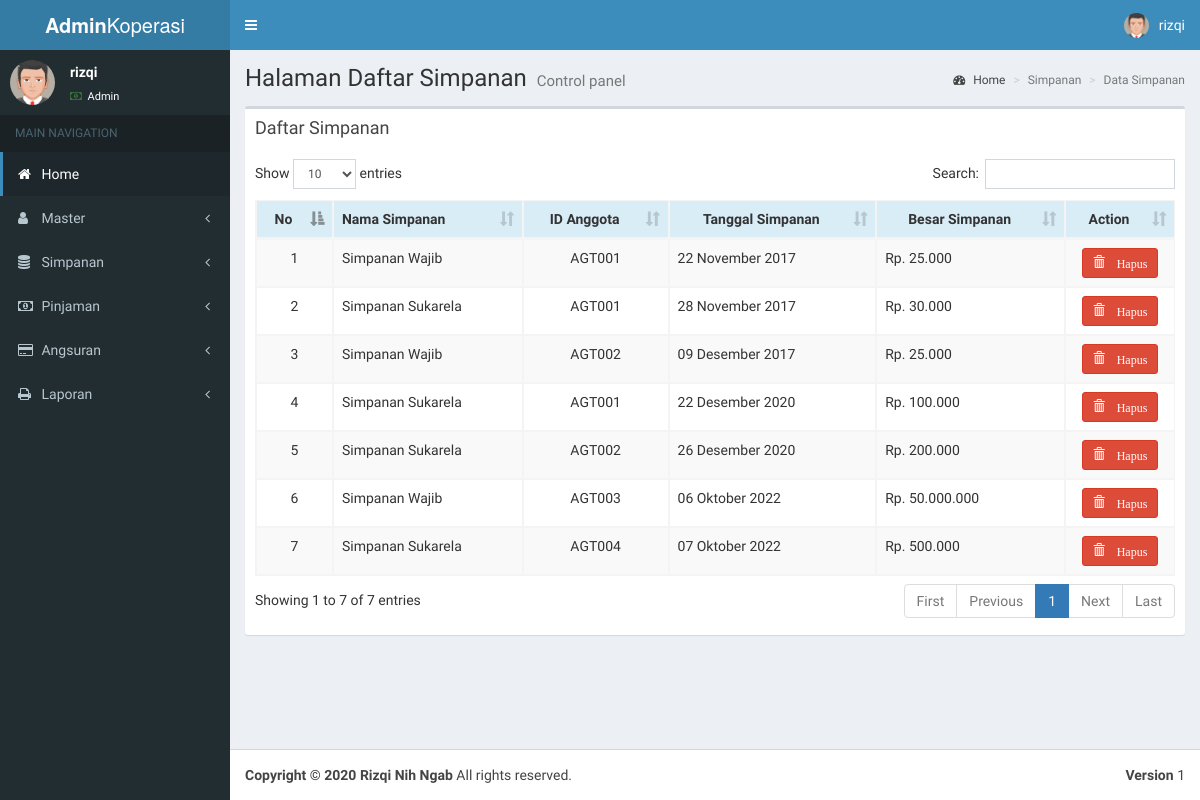
The app's page /page-simpanan.php (signed in), older data.
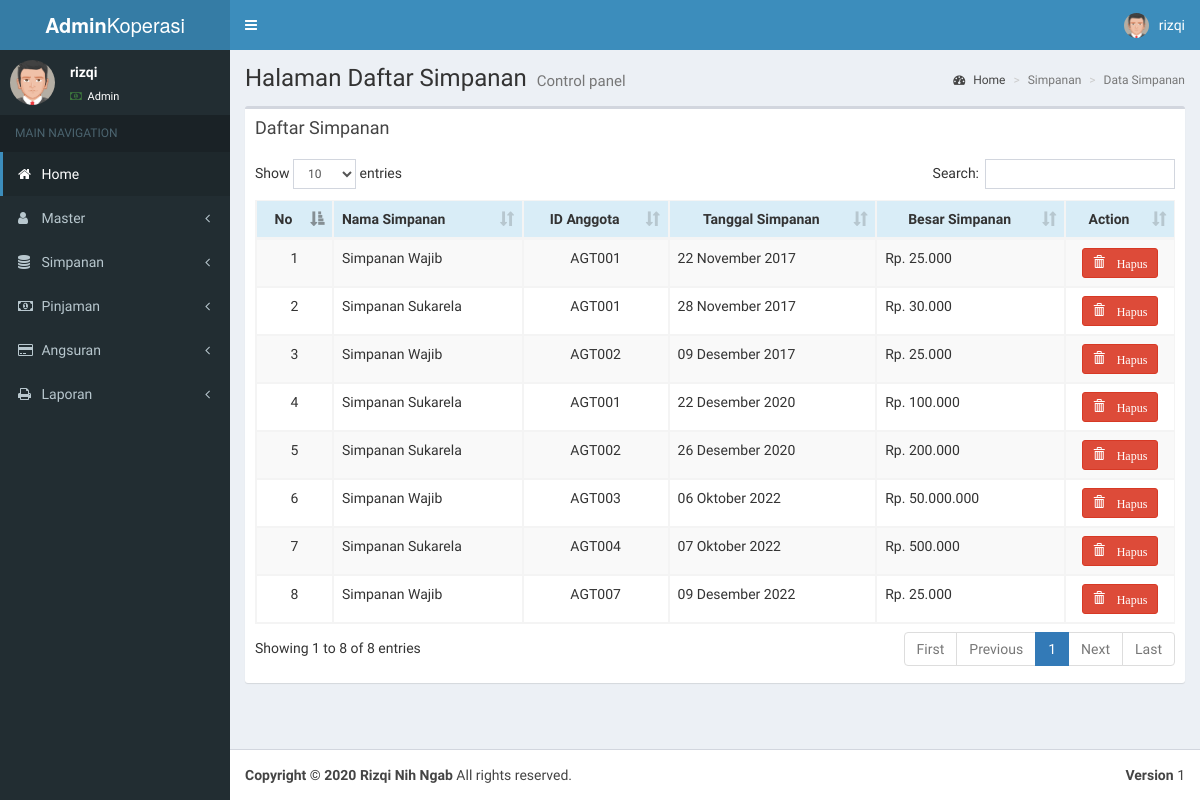
The same page, newer data.
### tables this page shows
CREATE TABLE `simpanan` (
  `id_simpanan` int NOT NULL,
  `nm_simpanan` varchar(20) DEFAULT NULL,
  `id_anggota` varchar(11) DEFAULT NULL,
  `tgl_simpanan` date DEFAULT NULL,
  `besar_simpanan` bigint DEFAULT NULL,
  `ket_simpanan` text,
  `bln` varchar(2) NOT NULL
);

### funct.php (called while the page is built)
<?php
function numberrupiah($values)
{
	$format_angka = number_format($values, "0", ",", ".");
	return "Rp".'. '.$format_angka;
}
function TanggalIndo($date){
	$BulanIndo = array("Januari", "Februari", "Maret", "April", "Mei", "Juni", "Juli", "Agustus", "September", "Oktober", "November", "Desember");
	$tahun = substr($date, 0, 4);
	$bulan = substr($date, 5, 2);
	$tgl   = substr($date, 8, 2);
	$result = $tgl . " " . $BulanIndo[(int)$bulan-1] . " ". $tahun;
	return($result);
}
?>

### main-simpanan.php (the view, shortened to what this page needs)
<?php include 'koneksi.php';
include 'funct.php';
?>
<div class="content-wrapper">
  <section class="content-header">
    <h1>
      Halaman Daftar Simpanan
      <small>Control panel</small>
    </h1>
    <ol class="breadcrumb">
      <li><a href="index.php"><i class="fa fa-dashboard"></i> Home</a></li>
      <li class="active">Simpanan</li>
      <li class="active">Data Simpanan</li>
    </ol>
  </section>
  <section class="content">
    <div class="box">
      <div class="box-header">
        <h3 class="box-title">Daftar Simpanan</h3>
      </div>
      <div class="box-body">
        <?php
        $sql = mysqli_query($conn, "SELECT * FROM simpanan WHERE NOT nm_simpanan = 'Simpanan Pokok'");
        ?>
        <table id="dataTable" class="table table-bordered table-striped">
          <thead>
            <tr class="info">
              <th>
                <center>No</center>
              </th>
              <th>Nama Simpanan</th>
              <th>
                <center>ID Anggota</center>
              </th>
              <th>
                <center>Tanggal Simpanan</center>
              </th>
              <th>
                <center>Besar Simpanan</center>
              </th>
              <th>
                <center>Action</center>
              </th>
            </tr>
          </thead>
          <tbody>
            <tr>
              <?php
              $no = 1;
              while ($data = mysqli_fetch_array($sql)) {
              ?>
              <td>
                <center>
                  <?php echo $no; ?>
                </center>
              </td>
              <td>
                <?php echo $data['nm_simpanan']; ?>
              </td>
              <td>
                <center>
                  <?php echo $data['id_anggota']; ?>
                </center>
              </td>
              <td>
                <?php echo TanggalIndo($data['tgl_simpanan']); ?>
              </td>
              <td>
                <?php echo numberrupiah($data['besar_simpanan']) ?>
              </td>
              <td>
                <center>
                  <a href="proses.php?id_simpanan=<?php echo $data['id_simpanan']; ?>&reqs=dell"
                    title="Hapus Simpanan Ini" class="btn btn-danger btn-sm alert_notif"
                    ><span class="glyphicon glyphicon-trash">
                      Hapus</span> </a>
                </center>
              </td>
            </tr>
            <?php
                $no++;
              }
              ?>
          </tbody>
        </table>
      </div>
    </div>
  </section>
</div>

Row changes from the older to the newer data that the page shows:
added simpanan: nm_simpanan "Simpanan Wajib", id_anggota "AGT007", tgl_simpanan "09 Desember 2022", besar_simpanan "Rp. 25.000"
Text that changed along with them:
text written by a page script: "Show entries Search: Showing 1 to 7 of 7 entries First Previous 1 Next Last" → "Show entries Search: Showing 1 to 8 of 8 entries First Previous 1 Next Last"
